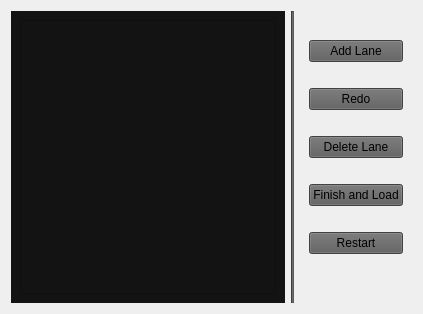
          <widget class="QWidget" name="vsTab">
           <attribute name="title">
            <string>Lane Selection</string>
           </attribute>
           <layout class="QGridLayout" name="gridLayout_37">
            <item row="0" column="0">
             <widget class="QWidget" name="videoParentSelect" native="true">
              <property name="styleSheet">
               <string notr="true">background-color: #131313</string>
              </property>
              <layout class="QGridLayout" name="gridLayout_32">
               <item row="0" column="0">
                <widget class="QGraphicsView" name="lineSelectGV">
                 <property name="focusPolicy">
                  <enum>Qt::NoFocus</enum>
                 </property>
                 <property name="styleSheet">
                  <string notr="true"/>
                 </property>
                </widget>
               </item>
              </layout>
             </widget>
            </item>
            <item row="0" column="2">
             <widget class="QWidget" name="sidebar" native="true">
              <property name="sizePolicy">
               <sizepolicy hsizetype="Expanding" vsizetype="Preferred">
                <horstretch>0</horstretch>
                <verstretch>0</verstretch>
               </sizepolicy>
              </property>
              <property name="maximumSize">
               <size>
                <width>150</width>
                <height>16777215</height>
               </size>
              </property>
              <property name="styleSheet">
               <string notr="true"/>
              </property>
              <layout class="QGridLayout" name="gridLayout_34">
               <item row="5" column="0">
                <widget class="QPushButton" name="laneDeleteBtn">
                 <property name="styleSheet">
                  <string notr="true">background-color: #5D5D5D</string>
                 </property>
                 <property name="text">
                  <string>Delete Lane</string>
                 </property>
                </widget>
               </item>
               <item row="3" column="0">
                <widget class="QPushButton" name="laneRedoBtn">
                 <property name="styleSheet">
                  <string notr="true">background-color: #5D5D5D</string>
                 </property>
                 <property name="text">
                  <string>Redo</string>
                 </property>
                </widget>
               </item>
               <item row="9" column="0">
                <widget class="QPushButton" name="LanerestartBtn">
                 <property name="styleSheet">
                  <string notr="true">background-color: #5D5D5D</string>
                 </property>
                 <property name="text">
                  <string>Restart</string>
                 </property>
                </widget>
               </item>
               <item row="2" column="0">
                <spacer name="verticalSpacer_24">
                 <property name="orientation">
                  <enum>Qt::Vertical</enum>
                 </property>
                 <property name="sizeType">
                  <enum>QSizePolicy::Fixed</enum>
                 </property>
                 <property name="sizeHint" stdset="0">
                  <size>
                   <width>20</width>
                   <height>20</height>
                  </size>
                 </property>
                </spacer>
               </item>
               <item row="10" column="0">
                <spacer name="verticalSpacer_28">
                 <property name="orientation">
                  <enum>Qt::Vertical</enum>
                 </property>
                 <property name="sizeHint" stdset="0">
                  <size>
                   <width>20</width>
                   <height>40</height>
                  </size>
                 </property>
                </spacer>
               </item>
               <item row="1" column="0">
                <widget class="QPushButton" name="laneAddBtn">
                 <property name="styleSheet">
                  <string notr="true">background-color: #5D5D5D</string>
                 </property>
                 <property name="text">
                  <string>Add Lane</string>
                 </property>
                </widget>
               </item>
               <item row="8" column="0">
                <spacer name="verticalSpacer_27">
                 <property name="orientation">
                  <enum>Qt::Vertical</enum>
                 </property>
                 <property name="sizeType">
                  <enum>QSizePolicy::Fixed</enum>
                 </property>
                 <property name="sizeHint" stdset="0">
                  <size>
                   <width>20</width>
                   <height>20</height>
                  </size>
                 </property>
                </spacer>
               </item>
               <item row="7" column="0">
                <widget class="QPushButton" name="laneFinishBtn">
                 <property name="styleSheet">
                  <string notr="true">background-color: #5D5D5D</string>
                 </property>
                 <property name="text">
                  <string>Finish and Load</string>
                 </property>
                </widget>
               </item>
               <item row="6" column="0">
                <spacer name="verticalSpacer_26">
                 <property name="orientation">
                  <enum>Qt::Vertical</enum>
                 </property>
                 <property name="sizeType">
                  <enum>QSizePolicy::Fixed</enum>
                 </property>
                 <property name="sizeHint" stdset="0">
                  <size>
                   <width>20</width>
                   <height>20</height>
                  </size>
                 </property>
                </spacer>
               </item>
               <item row="4" column="0">
                <spacer name="verticalSpacer_25">
                 <property name="orientation">
                  <enum>Qt::Vertical</enum>
                 </property>
                 <property name="sizeType">
                  <enum>QSizePolicy::Fixed</enum>
                 </property>
                 <property name="sizeHint" stdset="0">
                  <size>
                   <width>20</width>
                   <height>20</height>
                  </size>
                 </property>
                </spacer>
               </item>
               <item row="0" column="0">
                <spacer name="verticalSpacer_29">
                 <property name="orientation">
                  <enum>Qt::Vertical</enum>
                 </property>
                 <property name="sizeType">
                  <enum>QSizePolicy::Fixed</enum>
                 </property>
                 <property name="sizeHint" stdset="0">
                  <size>
                   <width>20</width>
                   <height>20</height>
                  </size>
                 </property>
                </spacer>
               </item>
              </layout>
             </widget>
            </item>
            <item row="0" column="1">
             <widget class="Line" name="line_9">
              <property name="styleSheet">
               <string notr="true">background-color: #5D5D5D</string>
              </property>
              <property name="orientation">
               <enum>Qt::Vertical</enum>
              </property>
             </widget>
            </item>
           </layout>
          </widget>
